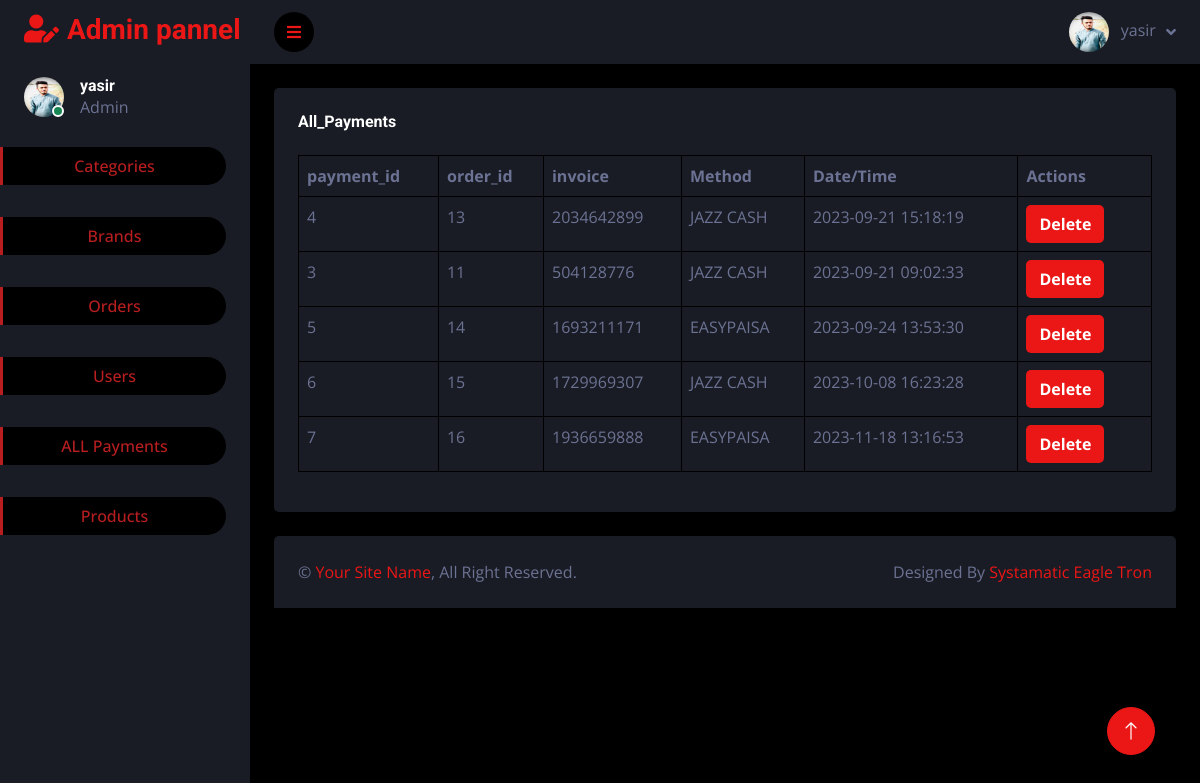
Screenshot of /admin/payment.php with the database file from the repository.
### tables this page shows
CREATE TABLE IF NOT EXISTS `payments` (
  `pay_id` int NOT NULL AUTO_INCREMENT,
  `order_id` int NOT NULL,
  `invoice` int NOT NULL,
  `pay_mode` varchar(250) NOT NULL,
  `pay_date` timestamp NOT NULL,
  PRIMARY KEY (`pay_id`)
);

### admin/payment.php (the view, shortened to what this page needs)
<?php
include('header.php');
?>
            <div class="container-fluid pt-4 px-4">
            <div class="col-sm-10 col-xl-12">
                        <div class="bg-secondary rounded h-100 p-4">
                            <h6 class="mb-4">All_Payments</h6>
                            <div class="table-responsive">
                            <table class="table table-bordered">
                                <thead>
                                    <tr>
                                        <th scope="col">payment_id</th>
                                        <th scope="col">order_id</th>
                                        <th scope="col">invoice</th>
                                        <th scope="col">Method</th>
                                        <th scope="col">Date/Time</th>
                                        <th scope="col">Actions</th>
                                    </tr>
                                </thead>
                                <tbody>
                                    <tr>
                                    <?php
$sqlq=mysqli_query($con,"SELECT * from `payments`" );
 while( $st=mysqli_fetch_array($sqlq)){
?>
                                        <td ><?php echo $st['pay_id'] ?></td>
                                        <td><?php echo $st['order_id'] ?>  </td>
<td><?php echo $st['invoice'] ?></td>
<td><?php echo $st['pay_mode'] ?></td>
<td><?php echo $st['pay_date'] ?></td>
                                        <td>
                                     <a href="payment.php?del&delete_id=<?php echo $st['pay_id']?>">   <button style="background-color:#EB1616;font-weight:bolder;color:white; margin-right:10px;"  class="btn">Delete</button></a>
                                    </tr>
                        <?php
 }
                        ?>
                                </tbody>
                            </table>
</div>
                        </div>
                    </div>
            </div>
            <?php
include('footer.php');
?>

### admin/header.php (shortened to what this page needs)
<?php
include('config.php');
?>
<!DOCTYPE html>
<html lang="en">
<head>
    <link href="https://cdnjs.cloudflare.com/ajax/libs/font-awesome/5.10.0/css/all.min.css" rel="stylesheet">
    <link href="https://cdn.jsdelivr.net/npm/bootstrap-icons@1.4.1/font/bootstrap-icons.css" rel="stylesheet">
    <link href="lib/owlcarousel/assets/owl.carousel.min.css" rel="stylesheet">
    <link href="lib/tempusdominus/css/tempusdominus-bootstrap-4.min.css" rel="stylesheet" />
    <link href="css/bootstrap.min.css" rel="stylesheet">
    <link href="css/style.css" rel="stylesheet">
</head>
<body>
    <div class="container-fluid position-relative d-flex p-0">
        <?php
               $set = mysqli_query($con,"SELECT * FROM admin");
               $set1 = mysqli_fetch_array($set);
               ?>
        <div class="sidebar pe-4 pb-3">
            <nav class="navbar bg-secondary navbar-dark">
                <a href="index.html" class="navbar-brand mx-4 mb-3">
                    <h3 class="text-primary"><i class="fa fa-user-edit me-2"></i>Admin pannel</h3>
                </a>
                <div class="d-flex align-items-center ms-4 mb-4">
                    <div class="position-relative">
                        <img class="rounded-circle" src="<?php echo $set1['admin_img']?>" alt="" style="width: 40px; height: 40px;">
                        <div class="bg-success rounded-circle border border-2 border-white position-absolute end-0 bottom-0 p-1"></div>
                    </div>
                    <div class="ms-3">
                        <h6 class="mb-0"><?php echo $set1['admin_name']?></h6>
                        <span>Admin</span>
                    </div>
                </div>
                <div class="navbar-nav w-100">
                    <a href="category.php" class="nav-item nav-link active mt-1 text-center">Categories</a><br>
                    <a href="brand.php" class="nav-item nav-link active mt-2 text-center">Brands</a><br>
                    <a href="order.php" class="nav-item nav-link active mt-2 text-center">Orders</a><br>
                    <a href="user.php" class="nav-item nav-link active mt-2 text-center">Users</a><br>
                    <a href="payment.php" class="nav-item nav-link active mt-2 text-center">ALL Payments</a><br>
                    <a href="product.php" class="nav-item nav-link active mt-2 text-center">Products</a><br>
                </div>
            </nav>
        </div>
        <div class="content">
            <nav class="navbar navbar-expand bg-secondary navbar-dark sticky-top px-4 py-0">
                <a href="#" class="sidebar-toggler flex-shrink-0">
                    <i class="fa fa-bars"></i>
                </a>
                <div class="navbar-nav align-items-center ms-auto">
                       <?php
                       $sqlq=mysqli_query($con,"SELECT * from `admin`" );
 ?>
                    <div class="nav-item dropdown">
                        <a href="#" class="nav-link dropdown-toggle" data-bs-toggle="dropdown">
                            <img class="rounded-circle me-lg-2" src="<?php echo $set1['admin_img']?>" alt="" style="width: 40px; height: 40px;">
                            <span class="d-none d-lg-inline-flex"><?php echo $set1['admin_name']?></span>
                        </a>
                    </div>
                </div>
            </nav>

### admin/css/style.css (style rules this page uses)
:root { --primary: #b81e20; --secondary: #191C24; --light: #6C7293; --dark: #000000; }
.btn { transition: .5s; }
.sidebar { position: fixed; top: 0; left: 0; bottom: 0; width: 250px; height: 100vh; overflow-y: auto; background: var(--secondary); transition: 0.5s; z-index: 999; }
.content { margin-left: 250px; min-height: 100vh; background: var(--dark); transition: 0.5s; }
@media (min-width: 992px) { .sidebar { margin-left: 0; } }
@media (min-width: 992px) { .content { width: calc(100% - 250px); } }
.sidebar .navbar .navbar-nav .nav-link { padding: 7px 20px; color: var(--light); font-weight: 500; border-left: 3px solid var(--secondary); border-radius: 0 30px 30px 0; outline: none; }
.sidebar .navbar .navbar-nav .nav-link:hover, .sidebar .navbar .navbar-nav .nav-link.active { color: var(--primary); background: var(--dark); border-color: var(--primary); }
.content .navbar .navbar-nav .nav-link { margin-left: 25px; padding: 12px 0; color: var(--light); outline: none; }
.content .navbar .sidebar-toggler, .content .navbar .navbar-nav .nav-link i { width: 40px; height: 40px; display: inline-flex; align-items: center; justify-content: center; background: var(--dark); border-radius: 40px; }
.content .navbar .dropdown-toggle::after { margin-left: 6px; vertical-align: middle; border: none; content: "\f107"; font-family: "Font Awesome 5 Free"; font-weight: 900; transition: .5s; }

### rows the page displays
payments: pay_id "4", order "13", invoice "2034642899", pay_mode "JAZZ CASH", pay_date "2023-09-21 15:18:19"
payments: pay_id "3", order "11", invoice "504128776", pay_mode "JAZZ CASH", pay_date "2023-09-21 09:02:33"
payments: pay_id "5", order "14", invoice "1693211171", pay_mode "EASYPAISA", pay_date "2023-09-24 13:53:30"
payments: pay_id "6", order "15", invoice "1729969307", pay_mode "JAZZ CASH", pay_date "2023-10-08 16:23:28"
payments: pay_id "7", order "16", invoice "1936659888", pay_mode "EASYPAISA", pay_date "2023-11-18 13:16:53"

### other values shown
$set1['admin_name'] "yasir"
